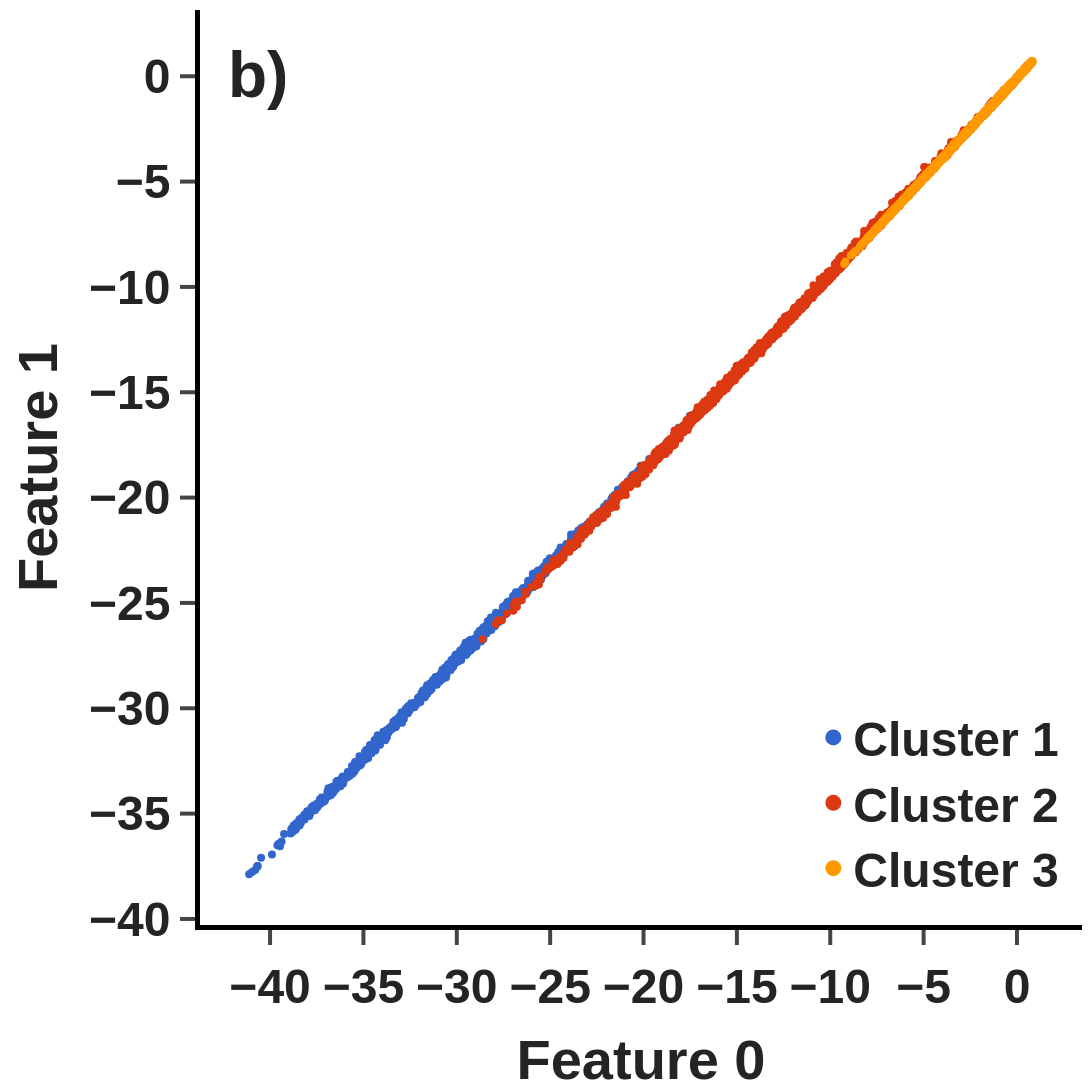

Here is the notebook cell this chart was saved with:
### Code cell
df = pd.DataFrame({
    'Feature 0': train_all_features[:, 0],
    'Feature 1': train_all_features[:, 1],
    'Cluster Label': cluster_labels.astype(str)
})

# sort cluster labels
ordered_labels = sorted(df['Cluster Label'].unique(), key=lambda x: int(x))
color_seq = px.colors.qualitative.G10
# color_map = {'1': "#7BCA47", '2': "#79AEC5", '3': "#AB7ADC"}
# color_seq = [color_map[label] for label in ordered_labels]

fig = go.Figure()

for i, label in enumerate(ordered_labels):
    cluster_df = df[df['Cluster Label'] == label]
    
    fig.add_trace(go.Scatter(
        x=cluster_df['Feature 0'],
        y=cluster_df['Feature 1'],
        mode='markers',
        marker=dict(size=8, color=color_seq[i]),
        showlegend=False,
        name=f"Cluster {label} data"
    ))
    
    fig.add_trace(go.Scatter(
        x=[None],
        y=[None],
        mode='markers',
        name=f"Cluster {label}",
        marker=dict(size=50, color=color_seq[i]),
        showlegend=True
    ))

fig.update_layout(
    width=1600,
    height=1300,
    annotations=[
        go.layout.Annotation(
            text="b)",
            align='left',
            showarrow=False,
            xref='paper',
            yref='paper',
            x=0.03,
            y=0.97,
            font=dict(size=64, family="Arial", weight="bold")
        )
    ],
    xaxis=dict(
        title='Feature 0',
        titlefont=dict(size=56, family="Arial", weight="bold"),
        tickfont=dict(size=48, family="Arial", weight="bold")
    ),
    yaxis=dict(
        title='Feature 1',
        titlefont=dict(size=56, family="Arial", weight="bold"),
        tickfont=dict(size=48, family="Arial", weight="bold")
    ),
    legend=dict(
        font=dict(size=48, family="Arial", weight="bold"),
        x=0.98,
        y=0.02,
        xanchor='right',
        yanchor='bottom',
    ),
    margin=dict(l=200, r=10, t=10, b=160),
    template='simple_white'
)

fig.update_xaxes(linewidth=5, linecolor='black', title_standoff=30, tickwidth=4, ticklen=15)
fig.update_yaxes(linewidth=5, linecolor='black', tickwidth=4, ticklen=15)

fig.show()

### Figure 1 — Plotly figure (JSON) as saved in the notebook; plotly's stock layout.template omitted (floating-point values rounded to 4 significant figures; data arrays with more than 128 entries replaced by an {"elided": "..."} marker saying what was removed)
{"data": [{"marker": {"color": "#3366CC", "size": 8}, "mode": "markers", "name": "Cluster 1 data", "showlegend": false, "type": "scatter", "x": {"elided": "957 float values"}, "y": {"elided": "957 float values"}}, {"marker": {"color": "#3366CC", "size": 50}, "mode": "markers", "name": "Cluster 1", "showlegend": true, "type": "scatter", "x": [null], "y": [null]}, {"marker": {"color": "#DC3912", "size": 8}, "mode": "markers", "name": "Cluster 2 data", "showlegend": false, "type": "scatter", "x": {"elided": "1675 float values"}, "y": {"elided": "1675 float values"}}, {"marker": {"color": "#DC3912", "size": 50}, "mode": "markers", "name": "Cluster 2", "showlegend": true, "type": "scatter", "x": [null], "y": [null]}, {"marker": {"color": "#FF9900", "size": 8}, "mode": "markers", "name": "Cluster 3 data", "showlegend": false, "type": "scatter", "x": {"elided": "2432 float values"}, "y": {"elided": "2432 float values"}}, {"marker": {"color": "#FF9900", "size": 50}, "mode": "markers", "name": "Cluster 3", "showlegend": true, "type": "scatter", "x": [null], "y": [null]}], "layout": {"annotations": [{"align": "left", "font": {"family": "Arial", "size": 64, "weight": "bold"}, "showarrow": false, "text": "b)", "x": 0.03, "xref": "paper", "y": 0.97, "yref": "paper"}], "height": 1300, "legend": {"font": {"family": "Arial", "size": 48, "weight": "bold"}, "x": 0.98, "xanchor": "right", "y": 0.02, "yanchor": "bottom"}, "margin": {"b": 160, "l": 200, "r": 10, "t": 10}, "width": 1600, "xaxis": {"linecolor": "black", "linewidth": 5, "tickfont": {"family": "Arial", "size": 48, "weight": "bold"}, "ticklen": 15, "tickwidth": 4, "title": {"font": {"family": "Arial", "size": 56, "weight": "bold"}, "standoff": 30, "text": "Feature 0"}}, "yaxis": {"linecolor": "black", "linewidth": 5, "tickfont": {"family": "Arial", "size": 48, "weight": "bold"}, "ticklen": 15, "tickwidth": 4, "title": {"font": {"family": "Arial", "size": 56, "weight": "bold"}, "text": "Feature 1"}}}}
